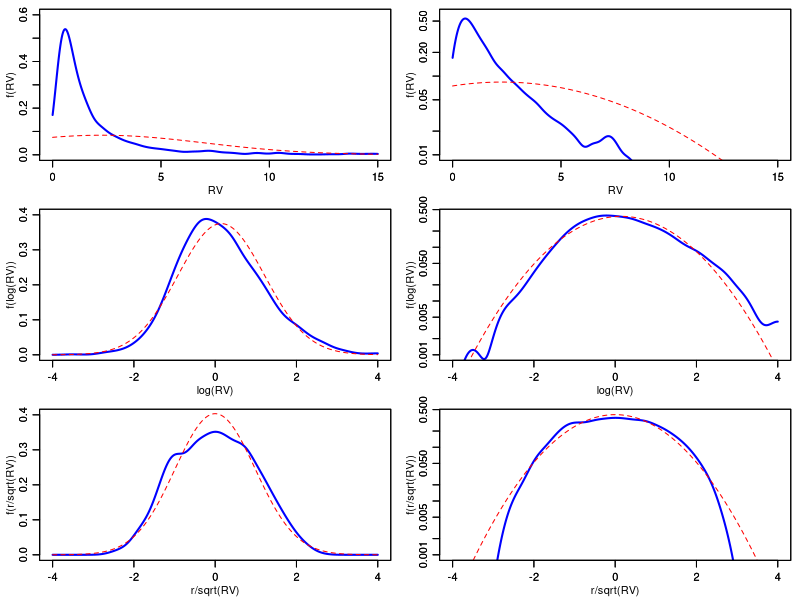

This chart was generated by the following R code:
ibm <- read.table("ibm.dat",header=F,col.names=c("date","rv","returns"))

pdf(file="kernel.pdf",paper="special",width=6,height=8.5)
op <- par(no.readonly=TRUE)

par(mgp=c(1.75,0.75,0))
par(mar=c(3,3,0.7,0.7))
par(mfrow=c(3,2))

kern<-density(ibm$rv,n=1000,from=0,to=15)

plot(kern$x,kern$y,type="l",xlab="RV",ylab="f(RV)",lwd=2,col="blue",ylim=c(0,0.6))
par(new=T)
plot(kern$x,dnorm(kern$x,mean=mean(ibm$rv),sd=sd(ibm$rv)),ylab="",xlab="",type="l",lwd=1,col="red",lty=2,ylim=c(0,0.6))

plot(kern$x,kern$y,type="l",xlab="RV",ylab="f(RV)",lwd=2,col="blue",log="y",ylim=c(0.01,0.6))
par(new=T)
plot(kern$x,dnorm(kern$x,mean=mean(ibm$rv),sd=sd(ibm$rv)),ylab="",xlab="",type="l",log="y",lwd=1,col="red",lty=2,ylim=c(0.01,0.6))

logKern<-density(log(ibm$rv),n=1000,from=-4,to=4)

plot(logKern$x,logKern$y,type="l",xlab="log(RV)",ylab="f(log(RV))",lwd=2,col="blue",ylim=c(0,0.4))
par(new=T)
plot(logKern$x,dnorm(logKern$x,mean=mean(log(ibm$rv)),sd=sd(log(ibm$rv))),ylab="",xlab="",type="l",lwd=1,col="red",lty=2,ylim=c(0,0.4))

plot(logKern$x,logKern$y,type="l",xlab="log(RV)",ylab="f(log(RV))",lwd=2,col="blue",ylim=c(0.001,0.4),log="y")
par(new=T)
plot(logKern$x,dnorm(logKern$x,mean=mean(log(ibm$rv)),sd=sd(log(ibm$rv))),ylab="",xlab="",type="l",lwd=1,col="red",lty=2,ylim=c(0.001,0.4),log="y")

stdKern<-density(ibm$returns/sqrt(ibm$rv),n=1000,from=-4,to=4)

plot(stdKern$x,stdKern$y,type="l",xlab="r/sqrt(RV)",ylab="f(r/sqrt(RV))",lwd=2,col="blue",ylim=c(0,0.4))
par(new=T)
plot(stdKern$x,dnorm(stdKern$x,mean=mean(ibm$returns/sqrt(ibm$rv)),sd=sd(ibm$returns/sqrt(ibm$rv))),ylab="",xlab="",type="l",lwd=1,col="red",lty=2,ylim=c(0,0.4))

plot(stdKern$x,stdKern$y,type="l",xlab="r/sqrt(RV)",ylab="f(r/sqrt(RV))",lwd=2,col="blue",ylim=c(0.001,0.4),log="y")
par(new=T)
plot(stdKern$x,dnorm(stdKern$x,mean=mean(ibm$returns/sqrt(ibm$rv)),sd=sd(ibm$returns/sqrt(ibm$rv))),ylab="",xlab="",type="l",lwd=1,col="red",lty=2,ylim=c(0.001,0.4),log="y")

par(op)
dev.off()
